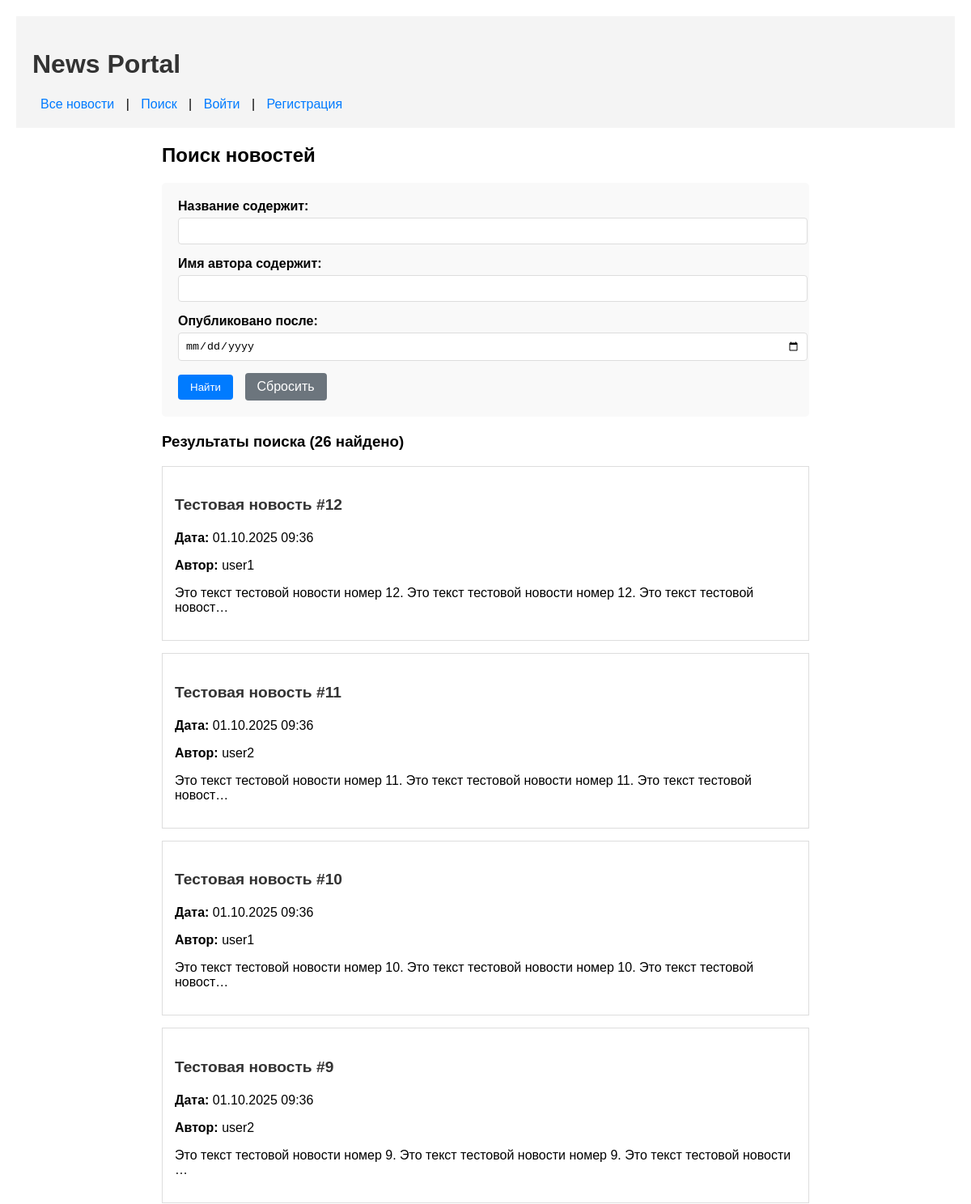
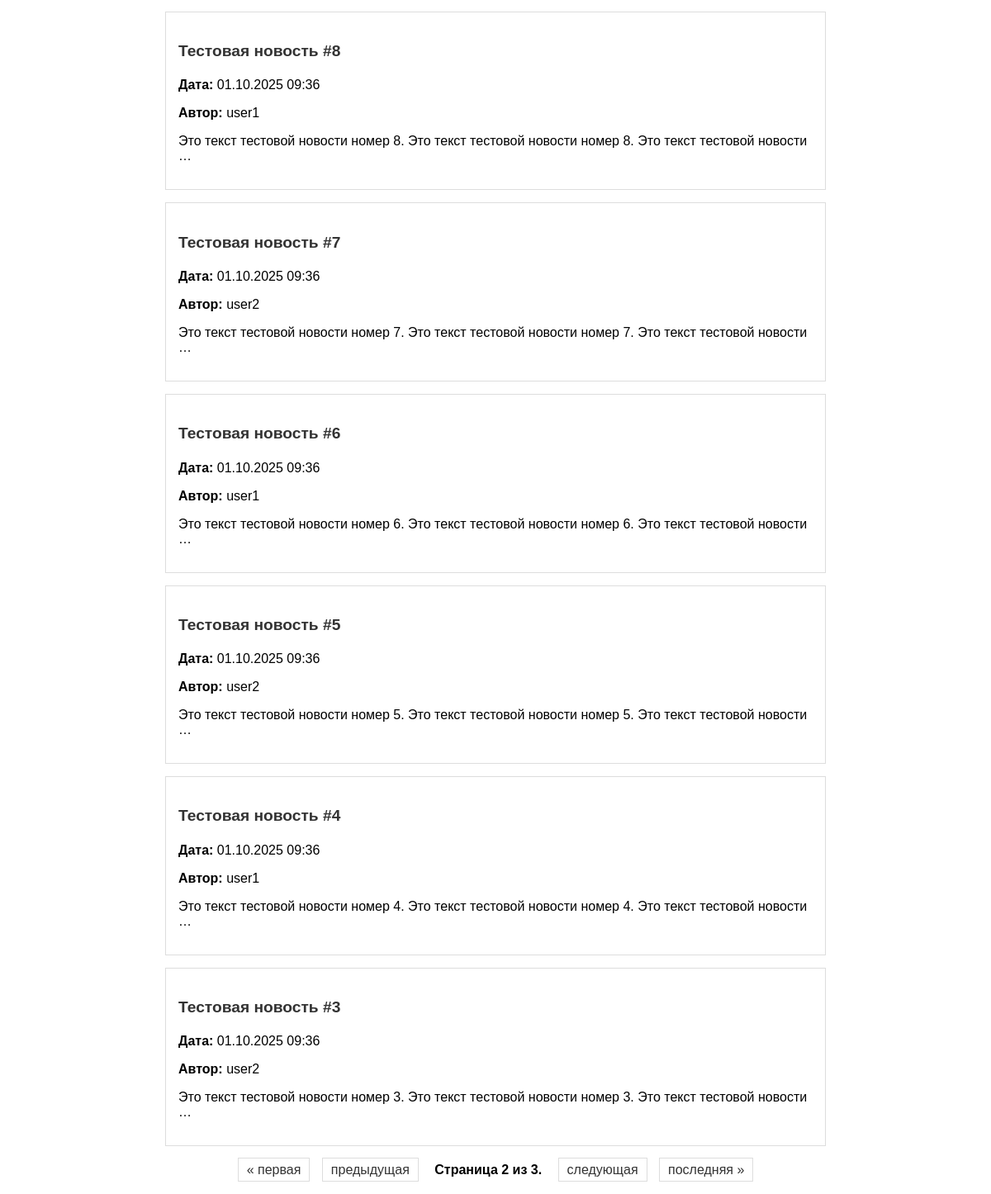
The page /news/search/?page=2 on the database its author committed (2 pictures, top to bottom).
### news/models.py (models this page shows, shortened)
class Post(models.Model):
    ARTICLE = 'AR'
    NEWS = 'NW'
    POST_TYPES = [
        (ARTICLE, 'Статья'),
        (NEWS, 'Новость'),
    ]
    author = models.ForeignKey(Author, on_delete=models.CASCADE)
    post_type = models.CharField(max_length=2, choices=POST_TYPES, default=ARTICLE)
    created_at = models.DateTimeField(auto_now_add=True)
    categories = models.ManyToManyField(Category, through='PostCategory')
    title = models.CharField(max_length=200)
    text = models.TextField()
    rating = models.IntegerField(default=0)

class Author(models.Model):
    user = models.OneToOneField(User, on_delete=models.CASCADE)
    rating = models.IntegerField(default=0)

### news/views.py (the view)
# urls.py: path('search/', views.news_search, name='news_search'),
def news_search(request):
    posts_list = Post.objects.all().order_by('-created_at')
    post_filter = PostFilter(request.GET, queryset=posts_list)
    paginator = Paginator(post_filter.qs, 10)
    page_number = request.GET.get('page')
    page_obj = paginator.get_page(page_number)
    return render(request, 'news/news_search.html', {
        'filter': post_filter,
        'page_obj': page_obj
    })

### news/templatetags/custom_filters.py (called while the page is built)
@register.filter
@stringfilter
def censor(value):
    bad_words = ['редиска', 'хрен', 'дурак']
    result = value
    for word in bad_words:
        if word in result.lower():
            start = result.lower().find(word)
            censored_word = word[0] + '*' * (len(word) - 1)
            original_word = result[start:start + len(word)]
            censored_word_with_case = original_word[0] + '*' * (len(original_word) - 1)
            result = result.replace(original_word, censored_word_with_case)
    return result

### news/templates/news/news_search.html (shortened to what this page needs)
{% extends 'news/default.html' %}
{% load custom_filters %}
{% block content %}
    <h2>Поиск новостей</h2>
    <div class="search-form">
        <form method="get">
            <div class="form-group">
                <label for="id_title">Название содержит:</label>
                {{ filter.form.title }}
            </div>
            <div class="form-group">
                <label for="id_author__user__username">Имя автора содержит:</label>
                {{ filter.form.author__user__username }}
            </div>
            <div class="form-group">
                <label for="id_created_after">Опубликовано после:</label>
                {{ filter.form.created_after }}
            </div>
            <button type="submit" class="btn btn-primary">Найти</button>
            <a href="{% url 'news_search' %}" class="btn btn-secondary">Сбросить</a>
        </form>
    </div>
    <div class="search-results">
        <h3>Результаты поиска ({{ page_obj.paginator.count }} найдено)</h3>
        {% if page_obj %}
            {% for post in page_obj %}
                <div class="news-item">
                    <h4>
                        <a href="{% url 'news_detail' post.id %}" class="news-title">
                            {{ post.title|censor }}
                        </a>
                    </h4>
                    <p><strong>Дата:</strong> {{ post.created_at|date:"d.m.Y H:i" }}</p>
                    <p><strong>Автор:</strong> {{ post.author.user.username }}</p>
                    <p>{{ post.text|truncatechars:100|censor }}</p>
                </div>
            {% endfor %}
        {% else %}
            <p>Ничего не найдено. Попробуйте изменить критерии поиска.</p>
        {% endif %}
    </div>
    {% if page_obj.has_other_pages %}
    <div class="pagination">
        <span class="step-links">
            {% if page_obj.has_previous %}
                <a href="?{% for key, value in request.GET.items %}{% if key != 'page' %}{{ key }}={{ value }}&{% endif %}{% endfor %}page=1">&laquo; первая</a>
                <a href="?{% for key, value in request.GET.items %}{% if key != 'page' %}{{ key }}={{ value }}&{% endif %}{% endfor %}page={{ page_obj.previous_page_number }}">предыдущая</a>
            {% endif %}
            <span class="current">
                Страница {{ page_obj.number }} из {{ page_obj.paginator.num_pages }}.
            </span>
            {% if page_obj.has_next %}
                <a href="?{% for key, value in request.GET.items %}{% if key != 'page' %}{{ key }}={{ value }}&{% endif %}{% endfor %}page={{ page_obj.next_page_number }}">следующая</a>
                <a href="?{% for key, value in request.GET.items %}{% if key != 'page' %}{{ key }}={{ value }}&{% endif %}{% endfor %}page={{ page_obj.paginator.num_pages }}">последняя &raquo;</a>
            {% endif %}
        </span>
    </div>
    {% endif %}
{% endblock %}

### news/templates/news/default.html (style rules this page uses)
body { font-family: Arial, sans-serif; margin: 0; padding: 20px; }
.news-item { border: 1px solid #ddd; padding: 15px; margin-bottom: 15px; }
.news-title { color: #333; text-decoration: none; font-size: 1.2em; }
.pagination { margin-top: 20px; text-align: center; }
.step-links a { margin: 0 5px; padding: 5px 10px; border: 1px solid #ddd; text-decoration: none; color: #333; }
.current { margin: 0 10px; font-weight: bold; }
.search-form { background: #f9f9f9; padding: 20px; border-radius: 5px; margin-bottom: 20px; }
.form-group { margin-bottom: 15px; }
.form-group label { display: block; margin-bottom: 5px; font-weight: bold; }
.form-control { width: 100%; padding: 8px; border: 1px solid #ddd; border-radius: 4px; }
.btn { padding: 8px 15px; border: none; border-radius: 4px; cursor: pointer; text-decoration: none; display: inline-block; }
.btn-primary { background: #007bff; color: white; }
.btn-secondary { background: #6c757d; color: white; margin-left: 10px; }

### rows shown on the page
Post: title|censor "Тестовая новость #12", created_at "01.10.2025 09:36", author.user.username "user1", text|censor "Это текст тестовой новости номер 12. Это текст тестовой новости номер 12. Это текст тестовой новост…"
Post: title|censor "Тестовая новость #11", created_at "01.10.2025 09:36", author.user.username "user2", text|censor "Это текст тестовой новости номер 11. Это текст тестовой новости номер 11. Это текст тестовой новост…"
Post: title|censor "Тестовая новость #10", created_at "01.10.2025 09:36", author.user.username "user1", text|censor "Это текст тестовой новости номер 10. Это текст тестовой новости номер 10. Это текст тестовой новост…"
Post: title|censor "Тестовая новость #9", created_at "01.10.2025 09:36", author.user.username "user2", text|censor "Это текст тестовой новости номер 9. Это текст тестовой новости номер 9. Это текст тестовой новости …"
Post: title|censor "Тестовая новость #8", created_at "01.10.2025 09:36", author.user.username "user1", text|censor "Это текст тестовой новости номер 8. Это текст тестовой новости номер 8. Это текст тестовой новости …"
Post: title|censor "Тестовая новость #7", created_at "01.10.2025 09:36", author.user.username "user2", text|censor "Это текст тестовой новости номер 7. Это текст тестовой новости номер 7. Это текст тестовой новости …"
Post: title|censor "Тестовая новость #6", created_at "01.10.2025 09:36", author.user.username "user1", text|censor "Это текст тестовой новости номер 6. Это текст тестовой новости номер 6. Это текст тестовой новости …"
Post: title|censor "Тестовая новость #5", created_at "01.10.2025 09:36", author.user.username "user2", text|censor "Это текст тестовой новости номер 5. Это текст тестовой новости номер 5. Это текст тестовой новости …"
Post: title|censor "Тестовая новость #4", created_at "01.10.2025 09:36", author.user.username "user1", text|censor "Это текст тестовой новости номер 4. Это текст тестовой новости номер 4. Это текст тестовой новости …"
Post: title|censor "Тестовая новость #3", created_at "01.10.2025 09:36", author.user.username "user2", text|censor "Это текст тестовой новости номер 3. Это текст тестовой новости номер 3. Это текст тестовой новости …"

### other values the page prints
{{ page_obj.paginator.count }} "26"
{{ page_obj.number }} "2"
{{ page_obj.paginator.num_pages }} "3"
